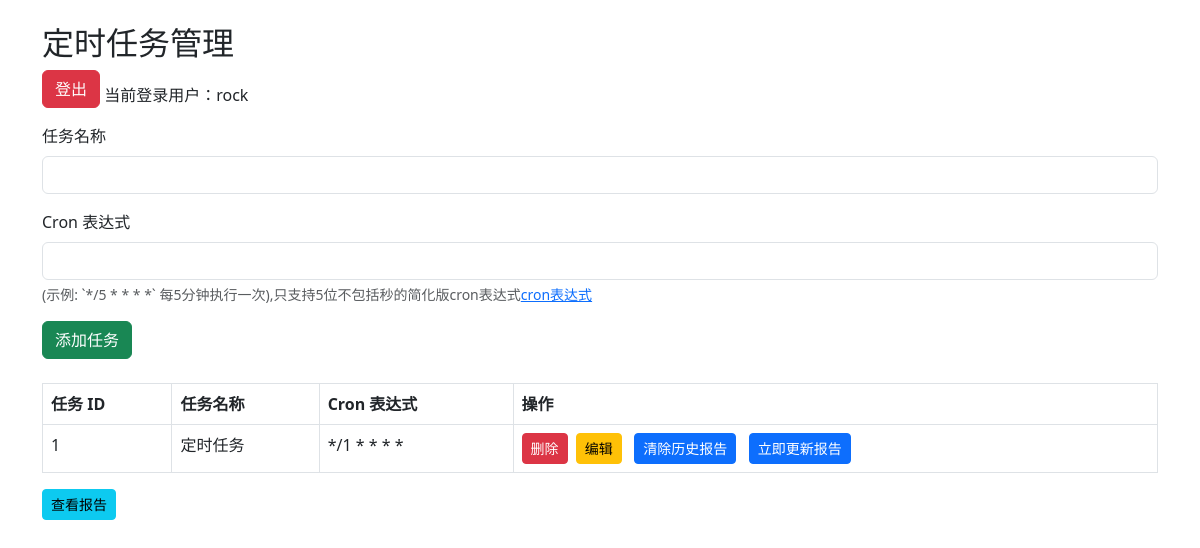
The page /tasks (signed in) on the database its author committed.
### app/models.py (models this page shows)
class User(db.Model, UserMixin):
    id = db.Column(db.Integer, primary_key=True)
    username = db.Column(db.String(20), unique=True, nullable=False)
    password = db.Column(db.String(60), nullable=False)

class Task(db.Model):
    id = db.Column(db.Integer, primary_key=True)
    name = db.Column(db.String(100), nullable=False)
    cron = db.Column(db.String(100), nullable=False)
    user_id = db.Column(db.Integer, db.ForeignKey('user.id'), nullable=False)

### app/routes.py (the view)
@app.route('/tasks')
@login_required
def tasks():
    all_tasks = Task.query.all()  # 获取所有任务，而不是仅当前用户的任务
    return render_template('tasks.html', tasks=all_tasks, taskId=None)

### app/__init__.py (called while the page is built)
@login_manager.user_loader
def load_user(user_id):
    from app.models import User
    return User.query.get(int(user_id))

### templates/tasks.html (shortened to what this page needs)
{% extends "base.html" %}
{% block content %}
{% set messages_shown = False %}
<h2 class="mt-4">定时任务管理</h2>
<a href="{{ url_for('logout') }}" class="btn btn-danger mb-3">登出</a>
<span id="current-user">当前登录用户：{{ current_user.username }}</span>
<form method="POST" action="{{ url_for('add_task') }}" class="mb-4">
    <div class="mb-3">
        <label for="task_name" class="form-label">任务名称</label>
        <input type="text" name="task_name" id="task_name" class="form-control" required>
    </div>
    <div class="mb-3">
        <label for="cron_expression" class="form-label">Cron 表达式</label>
        <input type="text" name="cron_expression" id="cron_expression" class="form-control" required>
        <div class="form-text">(示例: `*/5 * * * *` 每5分钟执行一次),只支持5位不包括秒的简化版cron表达式<a href="https://cron.ciding.cc/" target="_blank">cron表达式</a></div>
    </div>
    <button type="submit" class="btn btn-success">添加任务</button>
</form>
<table class="table table-bordered">
    <thead>
        <tr>
            <th>任务 ID</th>
            <th>任务名称</th>
            <th>Cron 表达式</th>
            <th>操作</th>
        </tr>
    </thead>
    <tbody>
        {% for task in tasks %}
        <tr>
            <td>{{ task.id }}</td>
            <td>{{ task.name }}</td>
            <td>{{ task.cron }}</td>
            <td>
                <form method="POST" action="{{ url_for('delete_task', task_id=task.id) }}" style="display: inline-block;">
                    <button class="btn btn-danger btn-sm">删除</button>&nbsp;
                </form>
                <a href="{{ url_for('edit_task', task_id=task.id) }}" class="btn btn-warning btn-sm">编辑</a> &nbsp;
                <a href="{{ url_for('clear_report', task_id=task.id) }}" class="btn btn-primary btn-sm">清除历史报告</a> &nbsp;
                <a href="{{ url_for('run_task', task_id=task.id) }}" class="btn btn-primary btn-sm">立即更新报告</a> &nbsp;
            </td>
        </tr>
        {% endfor %}
    </tbody>
</table>
 <button id="view-report" class="btn btn-info btn-sm">查看报告</button>&nbsp;
{% endblock %}

### rows shown on the page
User: username "rock"
Task: id "1", name "定时任务", cron "*/1 * * * *"
